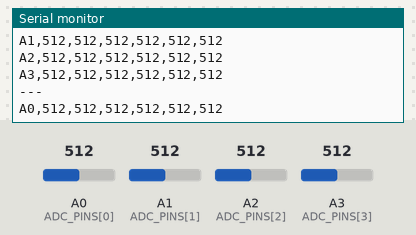
Bench run of a sketch on a simulated Arduino Uno, built with avr-gcc and run on an emulated ATmega328P. Shown: the last lines printed to the serial monitor. Inputs (shaded band) come from the test bench; at power-on: A0 (ADC_PINS[0]) = 512, A1 (ADC_PINS[1]) = 512, A2 (ADC_PINS[2]) = 512, A3 (ADC_PINS[3]) = 512.

Above: at 1.2 s.
1.3 s: A0 (ADC_PINS[0]) set to 716
At 1.7 s:
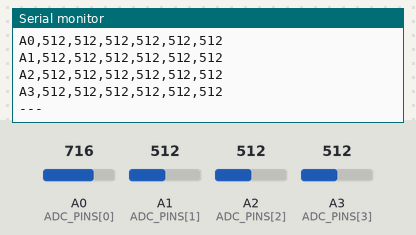
2.8 s: A1 (ADC_PINS[1]) set to 716
4.3 s: A2 (ADC_PINS[2]) set to 716
At 5.0 s:
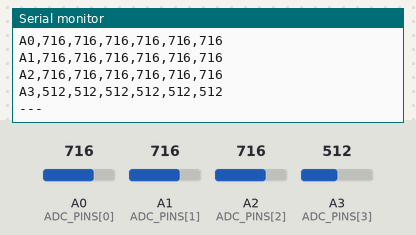
5.8 s: A3 (ADC_PINS[3]) set to 716
At 6.2 s:
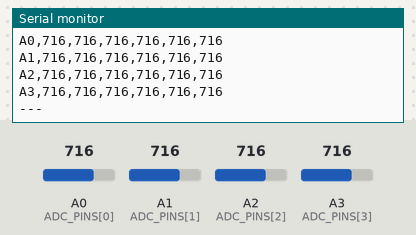
7.3 s: A0 (ADC_PINS[0]) set to 992
8.8 s: A1 (ADC_PINS[1]) set to 992
Timing chart, 0 to 11.3 s (numbered marks = the images above; inputs shaded):
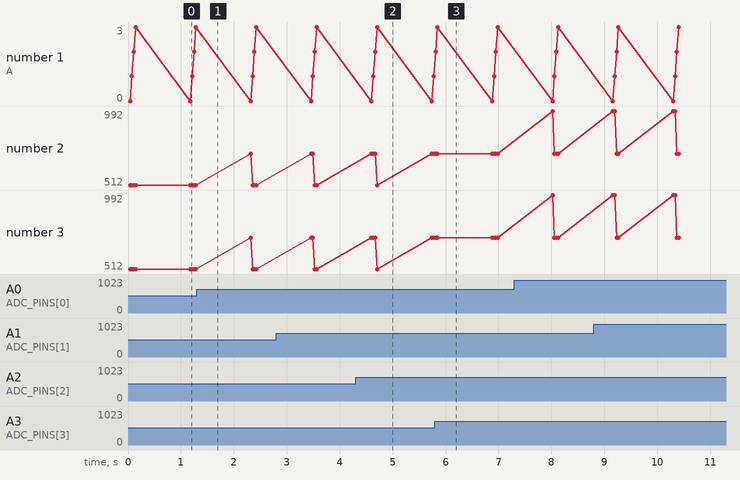

The sketch:

03_adc_test.ino
```cpp
/*
  VEGA Sentinel bring-up 3/7 - ADC test
  Board: VEGA ARIES v2.0 (ARIES v2), Serial Monitor 115200.

  On ARIES v2.0, analogRead(A0..A3) talks to the onboard ADS1015 ADC over
  I2C (12-bit, PGA +/-4.096 V full-scale range). Board connections:
    A0 -> J10_2 (ADC_CH0)
    A1 -> J10_4 (ADC_CH1)
    A2 -> J10_6 (ADC_CH2)
    A3 -> J10_8 (ADC_CH3)

  Test WITHOUT any sensor first: leave J10 pins floating or connect a
  known voltage through a divider. Print raw counts and millivolts.

  volts = counts / 4095 * 4096 mV ... use 4.096 V full scale:
    mv = counts * 4096.0 / 4095.0

  Pass criteria: readings are stable (low jitter) and track a known input.
*/

const uint8_t ADC_PINS[4] = {A0, A1, A2, A3};

void setup() {
  Serial.begin(115200);
  Serial.println("ADC test - reading A0..A3 (ADS1015, 12-bit, 4.096V FS)");
  Serial.println("counts_avg,mv_avg,counts_min,mv_min,counts_max,mv_max");
}

void loop() {
  for (uint8_t ch = 0; ch < 4; ch++) {
    const uint8_t N = 16;
    uint32_t sum = 0;
    uint16_t mn = 4095, mx = 0;
    for (uint8_t i = 0; i < N; i++) {
      uint16_t raw = analogRead(ADC_PINS[ch]);
      sum += raw;
      if (raw < mn) mn = raw;
      if (raw > mx) mx = raw;
      delay(2);
    }
    uint16_t avg = sum / N;
    float mvAvg = avg * 4096.0 / 4095.0;
    float mvMin = mn * 4096.0 / 4095.0;
    float mvMax = mx * 4096.0 / 4095.0;

    Serial.print("A");
    Serial.print(ch);
    Serial.print(",");
    Serial.print(avg);
    Serial.print(",");
    Serial.print((long)mvAvg);
    Serial.print(",");
    Serial.print(mn);
    Serial.print(",");
    Serial.print((long)mvMin);
    Serial.print(",");
    Serial.print(mx);
    Serial.print(",");
    Serial.println((long)mvMax);
  }
  Serial.println("---");
  delay(1000);
}
```

Measured:
- after the input at 4.3 s, the serial monitor: prints a new line after 0.37 s (image 2)
- after the input at 5.8 s, the serial monitor: prints a new line after 0.05 s (image 3)
